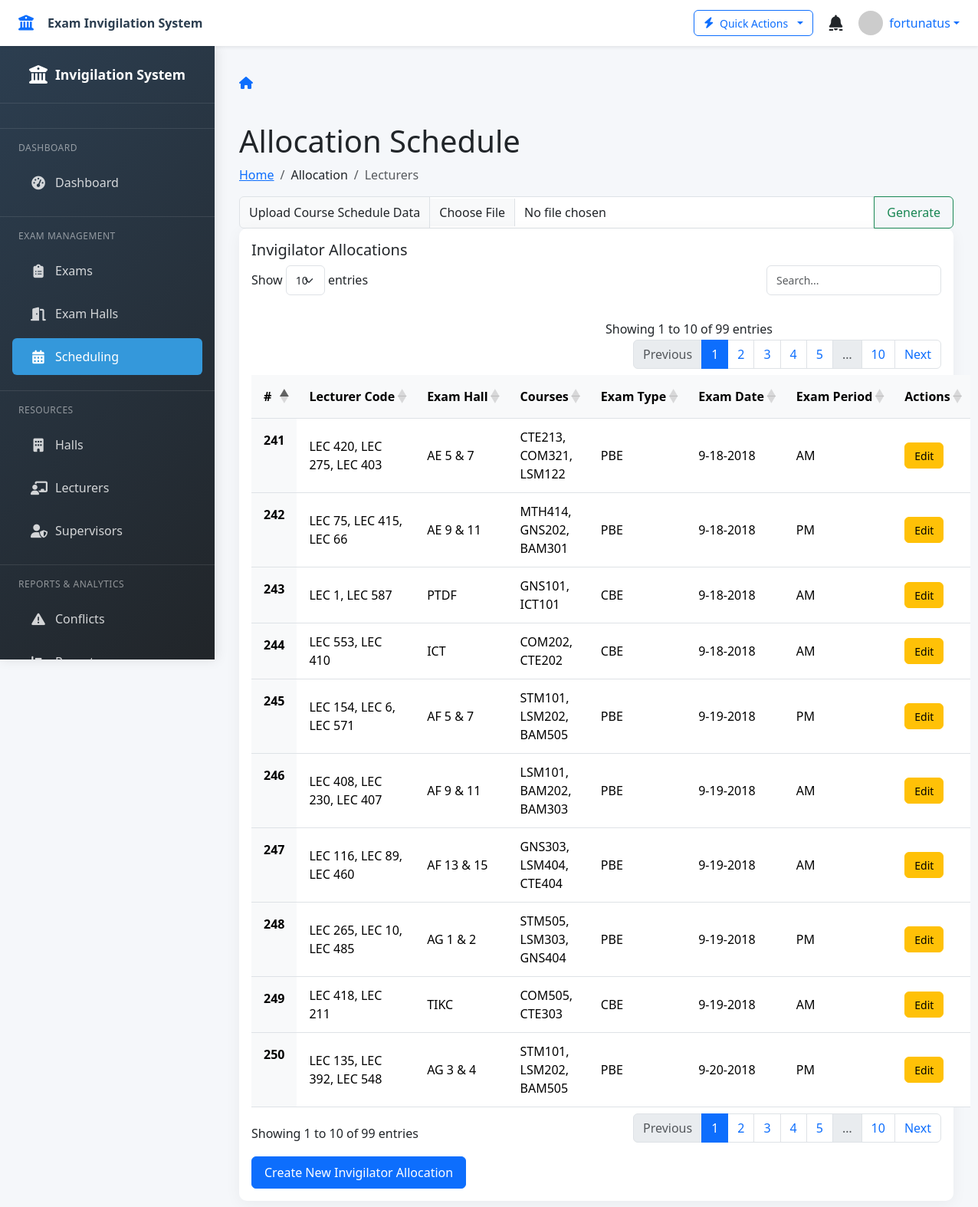
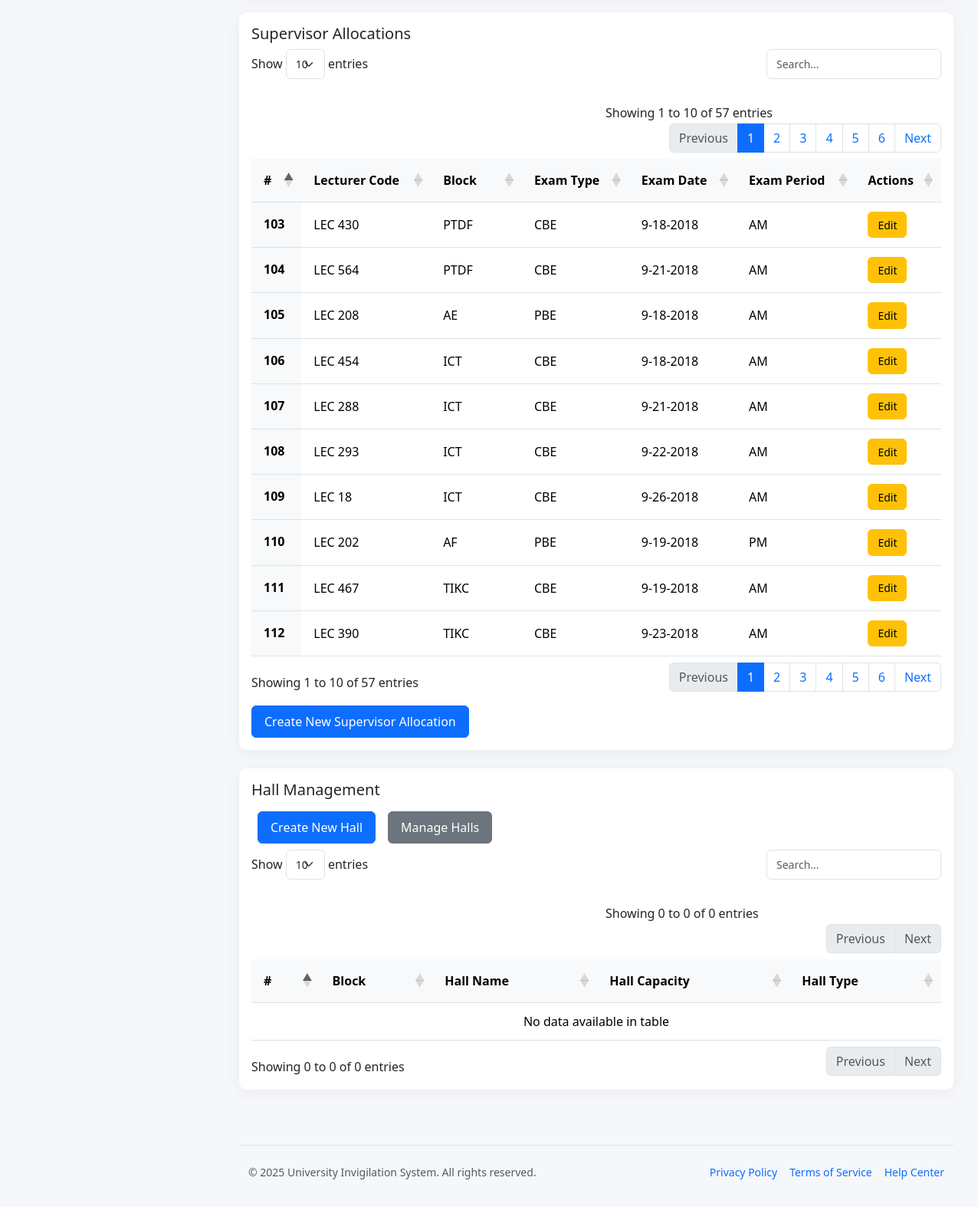
The app's page /schedule/ (signed in) with its own data (2 pictures, top to bottom).
### invigilation/models.py (models this page shows, shortened)
class Invigilators(models.Model):
    PERIOD = (
        ('AM', 'Morning'),
        ('PM', 'Afternoon')
    )
    EXAM_TYPE = (
        ('CBE', 'Computer Based Exam'),
        ('PBE', 'Paper Based Exam')
    )
    lecture_code = models.CharField(max_length=5)
    exam_hall = models.CharField(max_length=50)
    courses = models.CharField(max_length=100)
    exam_type = models.CharField(max_length=5, choices=EXAM_TYPE)
    exam_date = models.CharField(max_length=20)
    exam_period = models.CharField(max_length=5, choices=PERIOD)
    class META:
        ordering = ['exam_period']

class Supervisors(models.Model):
    PERIOD = (
        ('AM', 'Morning'),
        ('PM', 'Afternoon')
    )
    EXAM_TYPE = (
        ('CBE', 'Computer Based Exam'),
        ('PBE', 'Paper Based Exam')
    )
    lecture_code = models.CharField(max_length=5)
    exam_block = models.CharField(max_length=50)
    exam_type = models.CharField(max_length=5, choices=EXAM_TYPE)
    exam_date = models.CharField(max_length=20)
    exam_period = models.CharField(max_length=5, choices=PERIOD)
    class META:
        ordering = ['exam_period']

### invigilation/views.py (the view, shortened to what this page needs)
# urls.py: path('schedule/', views.schedule, name='schedule'),
@login_required(login_url='login')
def schedule(request):
    return render(request, 'invigilation/schedule.html', {
        "invigilators": Invigilators.objects.all(),
        "supervisors": Supervisors.objects.all()
    })

### invigilation/templates/invigilation/schedule.html (shortened to what this page needs)
{% extends 'invigilation/based.html' %}
{% block content %}
<main id="main" class="main pt-0 mt-4">
  <div class="pagetitle">
    <h1>Allocation Schedule</h1>
    <nav>
      <ol class="breadcrumb">
        <li class="breadcrumb-item"><a href="{% url 'dashboard' %}">Home</a></li>
        <li class="breadcrumb-item">Allocation</li>
        <li class="breadcrumb-item active">Lecturers</li>
      </ol>
    </nav>
    <form action="{% url 'schedule' %}" method="POST" enctype="multipart/form-data">
      <div class="input-group col-md-3">
        <label for="course" class="input-group-text">Upload Course Schedule Data</label>
        <input type="file" class="form-control" name="courses" id="course" aria-describedby="inputGroupFileAddon04" accept=".csv" />
        <button class="btn btn-outline-success" type="submit" id="inputGroupFileAddon04">Generate</button>
      </div>
    </form>
  </div>
  <section class="section">
    <div class="row">
      <div class="col-lg-12">
        <div class="card">
          <div class="card-body">
            <h5 class="card-title">Invigilator Allocations</h5>
            <table class="table datatable">
              <thead>
                <tr>
                  <th scope="col">#</th>
                  <th scope="col">Lecturer Code</th>
                  <th scope="col">Exam Hall</th>
                  <th scope="col">Courses</th>
                  <th scope="col">Exam Type</th>
                  <th scope="col" style="width: 70px">Exam Date</th>
                  <th scope="col">Exam Period</th>
                  <th scope="col">Actions</th>
                </tr>
              </thead>
              <tbody>
                {% for data in invigilators %}
                <tr>
                  <th scope="row">{{ data.id }}</th>
                  <td>{{ data.lecture_code }}</td>
                  <td>{{ data.exam_hall }}</td>
                  <td>{{ data.courses }}</td>
                  <td>{{ data.exam_type }}</td>
                  <td>{{ data.exam_date }}</td>
                  <td>{{ data.exam_period }}</td>
                  <td>
                    <a href="{% url 'edit_invigilator' data.id %}" class="btn btn-sm btn-warning">Edit</a>
                  </td>
                </tr>
                {% endfor %}
              </tbody>
            </table>
            <div class="mt-3">
              <a href="{% url 'create_invigilator' %}" class="btn btn-primary">Create New Invigilator Allocation</a>
            </div>
          </div>
        </div>
      </div>
    </div>
  </section>
  <section class="section">
    <div class="row">
      <div class="col-lg-12">
        <div class="card">
          <div class="card-body">
            <h5 class="card-title">Supervisor Allocations</h5>
            <table class="table datatable">
              <thead>
                <tr>
                  <th scope="col">#</th>
                  <th scope="col">Lecturer Code</th>
                  <th scope="col">Block</th>
                  <th scope="col">Exam Type</th>
                  <th scope="col">Exam Date</th>
                  <th scope="col">Exam Period</th>
                  <th scope="col">Actions</th>
                </tr>
              </thead>
              <tbody>
                {% for data in supervisors %}
                <tr>
                  <th scope="row">{{ data.id }}</th>
                  <td>{{ data.lecture_code }}</td>
                  <td>{{ data.exam_block }}</td>
                  <td>{{ data.exam_type }}</td>
                  <td>{{ data.exam_date }}</td>
                  <td>{{ data.exam_period }}</td>
                  <td>
                    <a href="{% url 'edit_supervisor' data.id %}" class="btn btn-sm btn-warning">Edit</a>
                  </td>
                </tr>
                {% endfor %}
              </tbody>
            </table>
            <div class="mt-3">
              <a href="{% url 'create_supervisor' %}" class="btn btn-primary">Create New Supervisor Allocation</a>
            </div>
          </div>
        </div>
      </div>
    </div>
  </section>
  <section class="section">
    <div class="row">
      <div class="col-lg-12">
        <div class="card">
          <div class="card-body">
            <h5 class="card-title">Hall Management</h5>
            <div class="d-flex flex-wrap">
              <a href="{% url 'create_hall' %}" class="btn btn-primary m-2">Create New Hall</a>
              <a href="{% url 'halls' %}" class="btn btn-secondary m-2">Manage Halls</a>
            </div>
            <table class="table datatable">
              <thead>
                <tr>
                  <th scope="col">#</th>
                  <th scope="col">Block</th>
                  <th scope="col">Hall Name</th>
                  <th scope="col">Hall Capacity</th>
                  <th scope="col">Hall Type</th>
                </tr>
              </thead>
<tbody>
</tbody>
            </table>
          </div>
        </div>
      </div>
    </div>
  </section>
</main>
{% endblock %}

### invigilation/templates/invigilation/based.html (shortened to what this page needs)
<!DOCTYPE html>
<html lang="en">
<head>
    <link href="https://cdn.jsdelivr.net/npm/bootstrap@5.3.2/dist/css/bootstrap.min.css" rel="stylesheet">
    <link href="https://cdn.jsdelivr.net/npm/bootstrap-icons@1.11.1/font/bootstrap-icons.css" rel="stylesheet">
    <link href="https://cdnjs.cloudflare.com/ajax/libs/font-awesome/6.4.2/css/all.min.css" rel="stylesheet">
    <link href="https://cdn.datatables.net/1.13.7/css/dataTables.bootstrap5.min.css" rel="stylesheet">
    <link href="https://cdn.datatables.net/buttons/2.4.2/css/buttons.bootstrap5.min.css" rel="stylesheet">
    <link href="https://cdn.datatables.net/responsive/2.5.0/css/responsive.bootstrap5.min.css" rel="stylesheet">
    <link href="https://cdnjs.cloudflare.com/ajax/libs/animate.css/4.1.1/animate.min.css" rel="stylesheet">
    <link href="https://cdn.jsdelivr.net/npm/select2@4.1.0-rc.0/dist/css/select2.min.css" rel="stylesheet" />
    <link href="https://cdn.jsdelivr.net/npm/flatpickr/dist/flatpickr.min.css" rel="stylesheet">
</head>
<body>
    <nav class="topbar shadow-sm">
        <div class="d-flex align-items-center">
            <a href="{% url 'dashboard' %}" class="topbar-brand text-decoration-none">
                <i class="fas fa-university text-primary"></i>
                <span class="ms-2 d-none d-sm-inline">Exam Invigilation System</span>
            </a>
        </div>
        <div class="topbar-nav">
            <div class="dropdown me-3">
                <button class="btn btn-outline-primary btn-sm dropdown-toggle" type="button" id="quickActionsDropdown" data-bs-toggle="dropdown" aria-expanded="false">
                    <i class="fas fa-bolt"></i>
                    <span class="d-none d-md-inline">Quick Actions</span>
                </button>
            </div>
            <div class="dropdown me-3">
                <button class="btn btn-link text-dark position-relative p-1" type="button" id="notificationsDropdown" data-bs-toggle="dropdown" aria-expanded="false">
                    <i class="fas fa-bell fs-5"></i>
                </button>
            </div>
            <div class="dropdown">
                <a href="#" class="d-flex align-items-center text-decoration-none dropdown-toggle" id="userDropdown" data-bs-toggle="dropdown" aria-expanded="false">
                    <img src="https://ui-avatars.com/api/?name={{ request.user.username }}&background=random&color=fff&size=160" alt="User" class="rounded-circle me-2" width="32" height="32">
                    <span class="d-none d-md-inline">{{ request.user.get_full_name|default:request.user.username }}</span>
                </a>
            </div>
        </div>
    </nav>
    <div class="sidebar" id="sidebar">
        <div class="sidebar-brand">
            <i class="fas fa-university fs-4"></i>
            <span class="sidebar-brand-text">Invigilation System</span>
        </div>
        <div class="sidebar-nav">
            <div class="nav-section-title">Dashboard</div>
            <ul class="nav flex-column">
                <li class="nav-item">
                    <a class="nav-link {% if request.resolver_match.url_name == 'dashboard' %}active{% endif %}" href="{% url 'dashboard' %}">
                        <i class="fas fa-tachometer-alt"></i>
                        <span class="nav-link-text">Dashboard</span>
                    </a>
                </li>
            </ul>
            <div class="nav-section-title">Exam Management</div>
            <ul class="nav flex-column">
                <li class="nav-item">
                    <a class="nav-link {% if 'exam_list' in request.resolver_match.url_name %}active{% endif %}" href="{% url 'exam_list' %}">
                        <i class="fas fa-clipboard-list"></i>
                        <span class="nav-link-text">Exams</span>
                    </a>
                </li>
                <li class="nav-item">
                    <a class="nav-link {% if 'exam_hall_panel' in request.resolver_match.url_name %}active{% endif %}" href="{% url 'exam_hall_panel' %}">
                        <i class="fas fa-door-open"></i>
                        <span class="nav-link-text">Exam Halls</span>
                    </a>
                </li>
                <li class="nav-item">
                    <a class="nav-link {% if 'schedule' in request.resolver_match.url_name %}active{% endif %}" href="{% url 'schedule' %}">
                        <i class="fas fa-calendar-alt"></i>
                        <span class="nav-link-text">Scheduling</span>
                    </a>
                </li>
            </ul>
            <div class="nav-section-title">Resources</div>
            <ul class="nav flex-column">
                <li class="nav-item">
                    <a class="nav-link {% if 'halls' in request.resolver_match.url_name %}active{% endif %}" href="{% url 'halls' %}">
                        <i class="fas fa-building"></i>
                        <span class="nav-link-text">Halls</span>
                    </a>
                </li>
                <li class="nav-item">
                    <a class="nav-link {% if 'lecturers' in request.resolver_match.url_name %}active{% endif %}" href="{% url 'lecturers' %}">
                        <i class="fas fa-chalkboard-teacher"></i>
                        <span class="nav-link-text">Lecturers</span>
                    </a>
                </li>
                <li class="nav-item">
                    <a class="nav-link {% if 'exam_supervisor_panel' in request.resolver_match.url_name %}active{% endif %}" href="{% url 'exam_supervisor_panel' %}">
                        <i class="fas fa-user-shield"></i>
                        <span class="nav-link-text">Supervisors</span>
                    </a>
                </li>
            </ul>
            <div class="nav-section-title">Reports & Analytics</div>
            <ul class="nav flex-column">
                <li class="nav-item">
                    <a class="nav-link {% if 'conflict_dashboard' in request.resolver_match.url_name %}active{% endif %}" href="{% url 'conflict_dashboard' %}">
                        <i class="fas fa-exclamation-triangle"></i>
                        <span class="nav-link-text">Conflicts</span>
                    </a>
                </li>
                <li class="nav-item">
                    <a class="nav-link {% if 'reports_backend' in request.resolver_match.url_name %}active{% endif %}" href="{% url 'reports_backend' %}">
                        <i class="fas fa-chart-bar"></i>
                        <span class="nav-link-text">Reports</span>
                    </a>
                </li>
            </ul>
        </div>
    </div>
    <div class="main-content" id="mainContent">
        <div class="d-flex justify-content-between align-items-center mb-4">
            <div>
                <nav aria-label="breadcrumb">
                    <ol class="breadcrumb">
                        <li class="breadcrumb-item"><a href="{% url 'dashboard' %}"><i class="fas fa-home"></i></a></li>
                    </ol>
                </nav>
            </div>
        </div>
        <main class="animate-fade-in">
            {% block content %}{% endblock %}
        </main>
        <footer class="mt-5 pt-4 pb-2 border-top">
            <div class="container-fluid">
                <div class="d-flex flex-column flex-md-row justify-content-between align-items-center small">
                    <div class="text-muted mb-2 mb-md-0">
                        &copy; {% now "Y" %} University Invigilation System. All rights reserved.
                    </div>
                    <div class="d-flex">
                        <a href="#" class="text-decoration-none me-3">Privacy Policy</a>
                        <a href="#" class="text-decoration-none me-3">Terms of Service</a>
                        <a href="#" class="text-decoration-none">Help Center</a>
                    </div>
                </div>
            </div>
        </footer>
    </div>
</body>
</html>

### records on screen
Invigilators: id "241", lecture_code "LEC 420, LEC 275, LEC 403", exam_hall "AE 5 & 7", courses "CTE213, COM321, LSM122", exam_type "PBE", exam_date "9-18-2018", exam_period "AM"
Invigilators: id "242", lecture_code "LEC 75, LEC 415, LEC 66", exam_hall "AE 9 & 11", courses "MTH414, GNS202, BAM301", exam_type "PBE", exam_date "9-18-2018", exam_period "PM"
Invigilators: id "243", lecture_code "LEC 1, LEC 587", exam_hall "PTDF", courses "GNS101, ICT101", exam_type "CBE", exam_date "9-18-2018", exam_period "AM"
Invigilators: id "244", lecture_code "LEC 553, LEC 410", exam_hall "ICT", courses "COM202, CTE202", exam_type "CBE", exam_date "9-18-2018", exam_period "AM"
Invigilators: id "245", lecture_code "LEC 154, LEC 6, LEC 571", exam_hall "AF 5 & 7", courses "STM101, LSM202, BAM505", exam_type "PBE", exam_date "9-19-2018", exam_period "PM"
Invigilators: id "246", lecture_code "LEC 408, LEC 230, LEC 407", exam_hall "AF 9 & 11", courses "LSM101, BAM202, BAM303", exam_type "PBE", exam_date "9-19-2018", exam_period "AM"
Invigilators: id "247", lecture_code "LEC 116, LEC 89, LEC 460", exam_hall "AF 13 & 15", courses "GNS303, LSM404, CTE404", exam_type "PBE", exam_date "9-19-2018", exam_period "AM"
Invigilators: id "248", lecture_code "LEC 265, LEC 10, LEC 485", exam_hall "AG 1 & 2", courses "STM505, LSM303, GNS404", exam_type "PBE", exam_date "9-19-2018", exam_period "PM"
Invigilators: id "249", lecture_code "LEC 418, LEC 211", exam_hall "TIKC", courses "COM505, CTE303", exam_type "CBE", exam_date "9-19-2018", exam_period "AM"
Invigilators: id "250", lecture_code "LEC 135, LEC 392, LEC 548", exam_hall "AG 3 & 4", courses "STM101, LSM202, BAM505", exam_type "PBE", exam_date "9-20-2018", exam_period "PM"
Supervisors: id "103", lecture_code "LEC 430", exam_block "PTDF", exam_type "CBE", exam_date "9-18-2018", exam_period "AM"
Supervisors: id "104", lecture_code "LEC 564", exam_block "PTDF", exam_type "CBE", exam_date "9-21-2018", exam_period "AM"
Supervisors: id "105", lecture_code "LEC 208", exam_block "AE", exam_type "PBE", exam_date "9-18-2018", exam_period "AM"
Supervisors: id "106", lecture_code "LEC 454", exam_block "ICT", exam_type "CBE", exam_date "9-18-2018", exam_period "AM"
Supervisors: id "107", lecture_code "LEC 288", exam_block "ICT", exam_type "CBE", exam_date "9-21-2018", exam_period "AM"
Supervisors: id "108", lecture_code "LEC 293", exam_block "ICT", exam_type "CBE", exam_date "9-22-2018", exam_period "AM"
Supervisors: id "109", lecture_code "LEC 18", exam_block "ICT", exam_type "CBE", exam_date "9-26-2018", exam_period "AM"
Supervisors: id "110", lecture_code "LEC 202", exam_block "AF", exam_type "PBE", exam_date "9-19-2018", exam_period "PM"
Supervisors: id "111", lecture_code "LEC 467", exam_block "TIKC", exam_type "CBE", exam_date "9-19-2018", exam_period "AM"
Supervisors: id "112", lecture_code "LEC 390", exam_block "TIKC", exam_type "CBE", exam_date "9-23-2018", exam_period "AM"

### other values on screen
{{ request.user.get_full_name|default:request.user.username }} "fortunatus"
